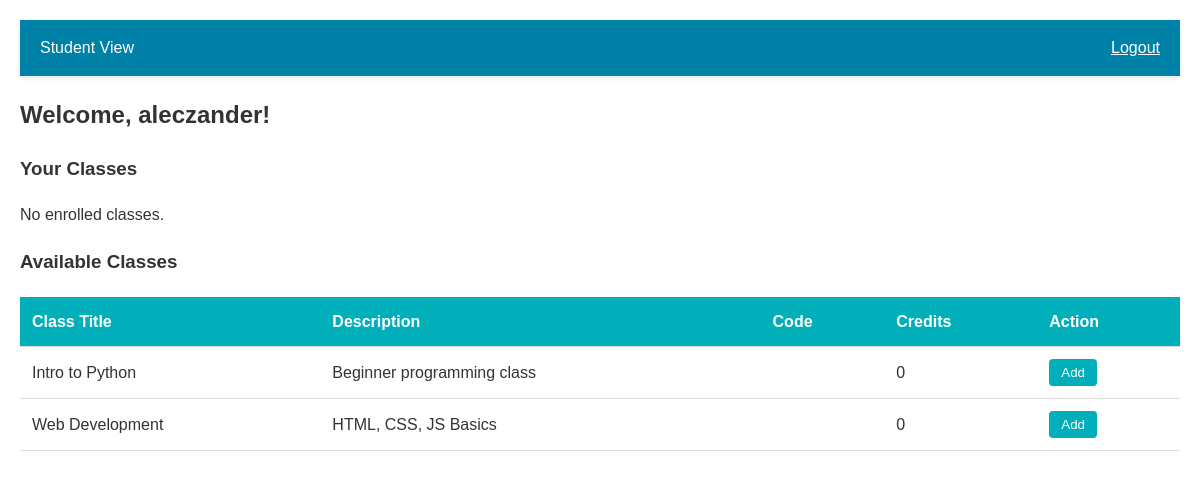
The page /student-dashboard (signed in) on the database as committed earlier.
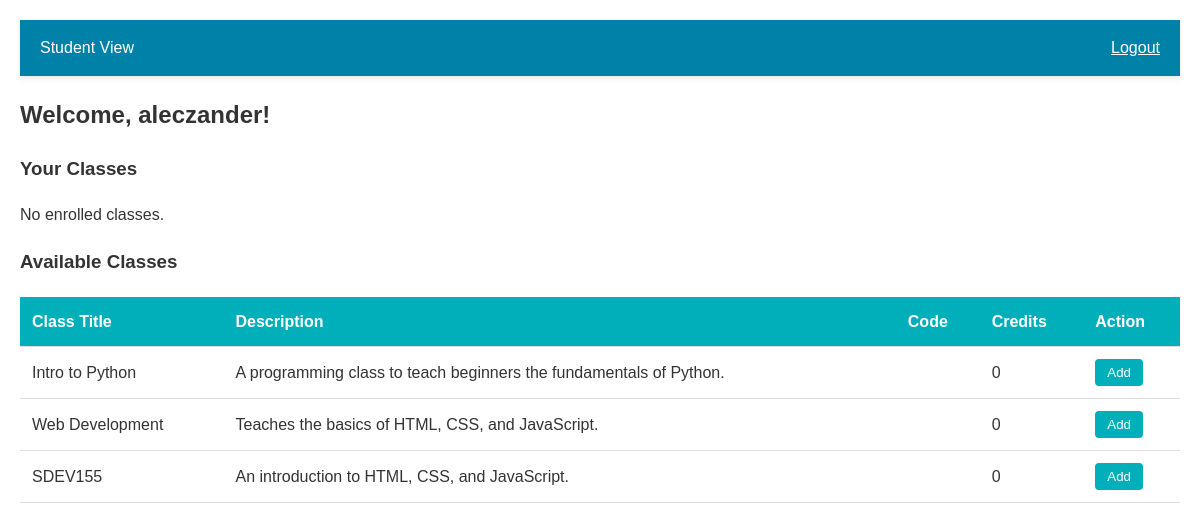
The same page on the database as committed later.
### tables this page shows
CREATE TABLE classes (
    id INTEGER PRIMARY KEY AUTOINCREMENT,
    title TEXT NOT NULL,
    description TEXT,
    teacher_id INTEGER,
    FOREIGN KEY (teacher_id) REFERENCES users(id)
);

### app.py (the view)
@app.route('/student-dashboard')
def student_dashboard():
    if 'username' in session and session.get('role') == 'student':
        conn = get_db_connection()
        all_classes = conn.execute("""
            SELECT * FROM classes
            WHERE id NOT IN (
                SELECT class_id FROM enrollments WHERE student_id = ?
            )
        """, (session['user_id'],)).fetchall()
        my_classes = conn.execute("""
            SELECT c.* FROM classes c
            JOIN enrollments e ON c.id = e.class_id
            WHERE e.student_id = ?
        """, (session['user_id'],)).fetchall()
        conn.close()
    return render_template('student_dashboard.html', all_classes=all_classes, my_classes=my_classes)

### app.py (called while the page is built)
def get_db_connection():
    conn = sqlite3.connect('school.db')
    conn.row_factory = sqlite3.Row
    return conn

### templates/student_dashboard.html (shortened to what this page needs)
<!DOCTYPE html>
<html lang="en">
<head>
    <link rel="stylesheet" href="{{ url_for('static', filename='Style.css') }}">
</head>
<body>
    <div class="container">
        <nav class="navbar">
            <div class="navbar-brand">Student View</div>
            <div class="navbar-actions">
                <a href="/login" class="nav-btn" id="logout-btn">Logout</a>
            </div>
        </nav>
        <h2>Welcome, {{ session.username }}!</h2>
        <div class="selected-courses">
            <h3>Your Classes</h3>
            <div id="selected-courses-list">
                {% if my_classes %}
                    <ul class="course-list">
                        {% for cls in my_classes %}
                        <li class="selected-course-item">
                            <div>
                                <strong>{{ cls.title }}</strong>
                                <span class="course-credits">({{ cls.credits if cls.credits else '0' }} credits)</span>
                            </div>
                            <form action="/drop/{{ cls.id }}" method="POST" style="display: inline">
                                <button type="submit" class="remove">Drop</button>
                            </form>
                        </li>
                        {% endfor %}
                    </ul>
                {% else %}
                    <p>No enrolled classes.</p>
                {% endif %}
            </div>
        </div>
        <div class="course-catalog">
            <h3>Available Classes</h3>
            <table id="course-table">
                <thead>
                    <tr>
                        <th>Class Title</th>
                        <th>Description</th>
                        <th>Code</th>
                        <th>Credits</th>
                        <th>Action</th>
                    </tr>
                </thead>
                <tbody id="course-table-body">
                    {% if all_classes %}
                        {% for cls in all_classes %}
                        <tr>
                            <td data-label="Class Title">{{ cls.title }}</td>
                            <td data-label="Description">{{ cls.description }}</td>
                            <td data-label="Code">{{ cls.code }}</td>
                            <td data-label="Credits">{{ cls.credits if cls.credits else '0' }}</td>
                            <td data-label="Action">
                                <form action="/enroll/{{ cls.id }}" method="POST" style="display: inline">
                                    <button type="submit" class="add-btn">Add</button>
                                </form>
                            </td>
                        </tr>
                        {% endfor %}
                    {% else %}
                        <tr>
                            <td colspan="5">No classes available.</td>
                        </tr>
                    {% endif %}
                </tbody>
            </table>
        </div>
    </div>
</body>
</html>

### static/Style.css (style rules this page uses)
body { font-family: Arial, sans-serif; line-height: 1.6; margin: 0; padding: 20px; color: #333; min-height: 100vh; align-items: center; }
.navbar { display: flex; justify-content: space-between; align-items: center; padding: 15px 20px; background-color: #0081a7; color: white; box-shadow: 0 2px 5px rgba(0, 0, 0, 0.1); position: sticky; top: 0; z-index: 1000; }
.container { max-width: 1200px; margin: 0 auto; }
table { width: 100%; border-collapse: collapse; margin-top: 20px; }
th, td { padding: 12px; text-align: left; border-bottom: 1px solid #ddd; }
th { background-color: #00afb9; color: white; }
button { padding: 6px 12px; cursor: pointer; background-color: #00afb9; color: white; border: none; border-radius: 4px; }
.add-btn { background-color: #00afb9; color: white; }
a { color: white; }

Rows that differ between the two databases and show on the page:
changed classes "Intro to Python": description "Beginner programming class" → "A programming class to teach beginners the fundamentals of Python."
changed classes "Web Development": description "HTML, CSS, JS Basics" → "Teaches the basics of HTML, CSS, and JavaScript."
added classes: title "SDEV155", description "An introduction to HTML, CSS, and JavaScript.", credits "0"
